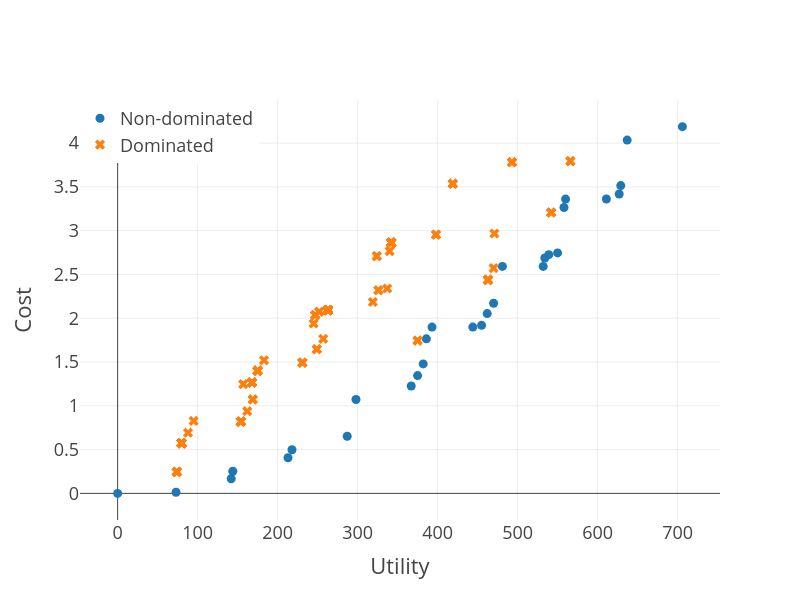

Source (notebook cell):
### Markdown cell above
#### Run the function `draw_pareto_frontier()`

### Code cell
draw_pareto_frontier(P, D_all)

### Figure 1 — Plotly figure (JSON) as saved in the notebook; plotly's stock layout.template omitted (floating-point values rounded to 4 significant figures; data arrays with more than 128 entries replaced by an {"elided": "..."} marker saying what was removed)
{"data": [{"mode": "markers", "name": "Non-dominated", "type": "scatter", "x": [558, 144, 375, 142, 637, 550, 532, 470, 706, 534, 393, 218, 0, 560, 386, 462, 287, 539, 367, 481, 298, 382, 213, 73, 629, 455, 611, 627, 444], "y": [3.265, 0.2522, 1.345, 0.1666, 4.034, 2.746, 2.592, 2.172, 4.188, 2.688, 1.899, 0.4979, 0, 3.361, 1.765, 2.053, 0.652, 2.726, 1.226, 2.592, 1.072, 1.479, 0.4064, 0.0125, 3.515, 1.919, 3.361, 3.419, 1.899]}, {"marker": {"symbol": "x"}, "mode": "markers", "name": "Dominated", "type": "scatter", "x": {"elided": "133 int values"}, "y": {"elided": "133 float values"}}], "layout": {"height": 600, "legend": {"x": 0, "y": 1}, "width": 800, "xaxis": {"title": {"text": "Utility"}}, "yaxis": {"title": {"text": "Cost"}}}}
